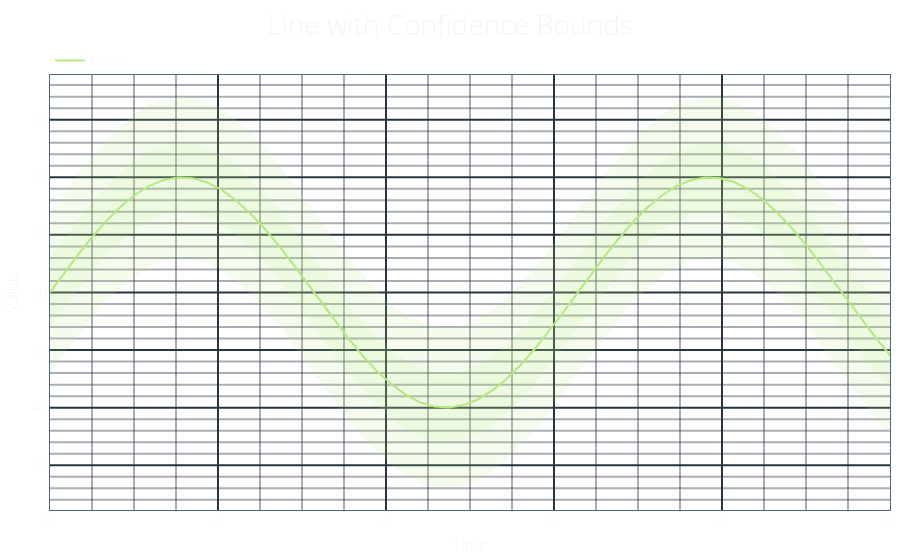

Source (notebook cell):
### Markdown cell above
## 2. Line with confidence bounds

### Code cell
x = np.linspace(0, 10, 60)
y = np.sin(x) * 10 + 50

Plot.from_traces(
    *Line.with_bounds(
        x=x,
        y=y,
        y_upper=(y + 3, y + 7),
        y_lower=(y - 3, y - 7),
        name="Forecast",
    ),
    description="line-bounds",
    xaxis_config={"title_text": "Time"},
    yaxis_config={"title_text": "Value"},
    layout={"title_text": "Line with Confidence Bounds"},
)
